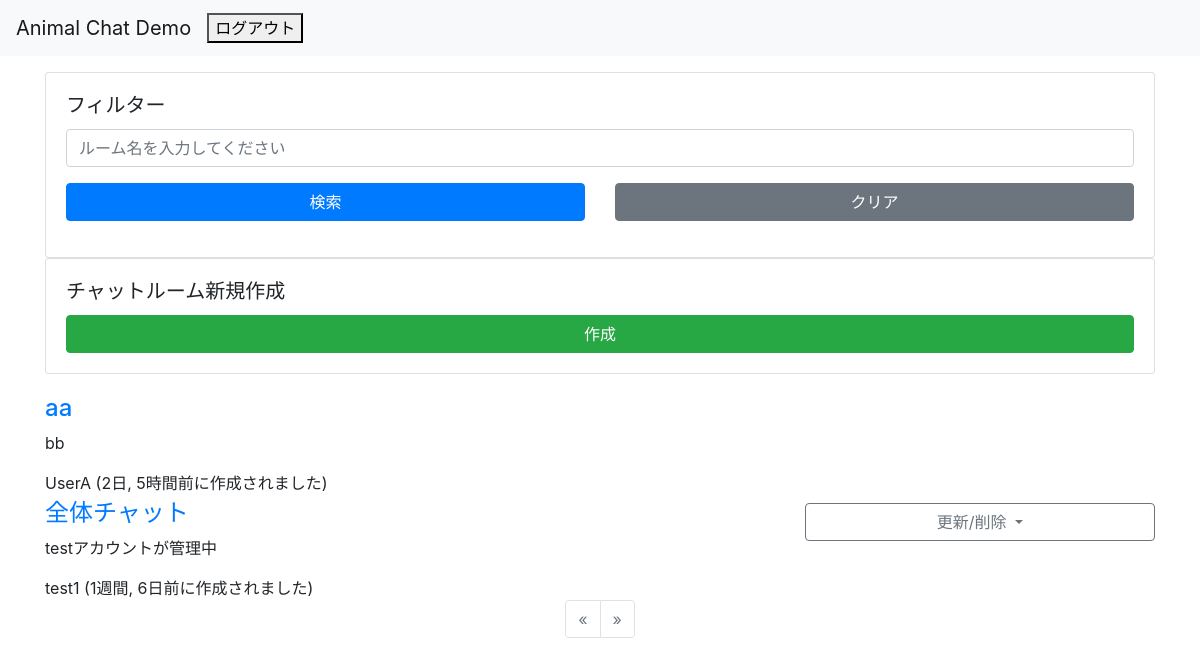
The app's page /chat/ (signed in), older data.
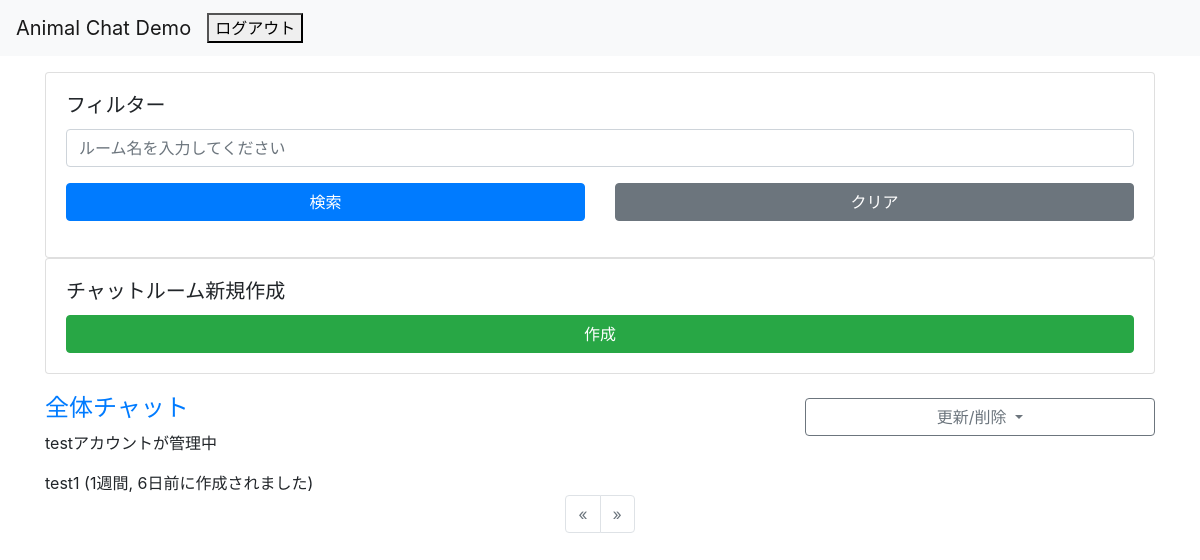
The same page, newer data.
### chat/models.py (models this page shows, shortened)
class Room(models.Model):
    host = models.ForeignKey(User, on_delete=models.CASCADE)
    name = models.CharField(gettext_lazy('ルーム名'), max_length=64)
    description = models.TextField(gettext_lazy('説明文'), max_length=128)
    participants = models.ManyToManyField(User, related_name='rooms', verbose_name=gettext_lazy('参加者を選択'), blank=True)
    created_at = models.DateTimeField(gettext_lazy('Created time'), default=timezone.now)
    objects = RoomQueryset.as_manager()

### accounts/models.py (models this page shows)
class User(AbstractBaseUser, PermissionsMixin):
    screen_name = models.CharField(
        gettext_lazy('アカウント名'),
        max_length=128,
        default='',
        blank=True,
        help_text=gettext_lazy('128文字以内で入力してください'),
    )
    email = models.EmailField(gettext_lazy('メールアドレス'), unique=True)
    is_staff = models.BooleanField(
        gettext_lazy('staff status'),
        default=False,
        help_text=gettext_lazy('Designates whether the user can log into this admin site.'),
    )
    is_active = models.BooleanField(
        gettext_lazy('active'),
        default=True,
        help_text=gettext_lazy(
            'Designates whether this user should be treated as active. Unselect this instead of deleting accounts.'
        ),
    )
    date_joined = models.DateTimeField(gettext_lazy('date joined'), default=timezone.now)
    objects = CustomUserManager()
    points = models.IntegerField(
        default=0,
        blank=True,
        null=True,
    )
    USERNAME_FIELD = 'email'
    REQUIRED_FIELDS = []
    class Meta:
        verbose_name = gettext_lazy('user')
        verbose_name_plural = gettext_lazy('users')
    def __str__(self):
        return self.__unicode__()
    def __unicode__(self):
        return self.screen_name or self.email

### chat/views.py (the view)
# urls.py: path('', views.Index.as_view(), name='index'),
class Index(LoginRequiredMixin, ListView):
    model = models.Room
    template_name = 'chat/index.html'
    context_object_name = 'rooms'
    pagenate_by = 10
    def get_queryset(self):
        queryset = super().get_queryset()
        form = forms.SearchForm(self.request.GET or None)
        keywords = form.get_keywords()
        return queryset.filtering(user=self.request.user, keywords=keywords)
    def get_context_data(self, **kwargs):
        context = super().get_context_data(**kwargs)
        context['search_form'] = forms.SearchForm(self.request.GET or None)
        return context

### chat/forms.py
class SearchForm(forms.Form):
    keywords = forms.CharField(
        label=gettext_lazy('keywords (split space)'),
        required=False,
        widget=forms.TextInput(attrs={
            'placeholder': gettext_lazy('ルーム名を入力してください'),
            'class': 'form-control',
        }),
    )
    def get_keywords(self):
        init_keywords = ''
        keywords = init_keywords
        if self.is_valid():
            keywords = self.cleaned_data.get('keywords', init_keywords)
        return keywords

### chat/models.py (called while the page is built)
    def _related_user(self, user=None):
        try:
            queryset = self.filter(models.Q(host=user) | models.Q(participants__in=[user.pk]))
        except:
            queryset = self
        return queryset

    def filtering(self, user=None, keywords='', order='-created_at'):
        words = keywords.split()
        queryset = self._related_user(user=user)
        if words:
            condition = reduce(operator.or_, (models.Q(name__icontains=word) for word in words))
            queryset = queryset.filter(condition)
        return queryset.order_by(order).distinct()

### templates/chat/index.html (shortened to what this page needs)
{% extends 'base.html' %}
{% load humanize %}
{% block content %}
<div class="row justify-content-center">
    <div class="col-12">
        <div class="card">
            <div class="card-body">
                <h5 class="card-title">フィルター</h5>
                <form action="", method="GET">
                    <div class="form-group row">
                        <div class="col-12">
                            {{ search_form.keywords }}
                        </div>
                    </div>
                    <div class="form-group row">
                        <div class="col-12 col-sm-12 col-md-12 col-lg-6 col-xl-6">
                            <button type="submit" class="btn btn-primary btn-block">検索</button>
                        </div>
                        <div class="col-12 col-sm-12 col-md-12 col-lg-6 col-xl-6">
                            <a href="{% url 'chat:index' %}" class="btn btn-secondary btn-block">クリア</a>
                        </div>
                    </div>
                </form>
            </div>
        </div>
    </div>
</div>
<div class="row justify-content-center">
    <div class="col-12">
        <div class="card">
            <div class="card-body">
                <h5 class="card-title">チャットルーム新規作成</h5>
                <div class="row">
                    <div class="col-12">
                        <a href="{% url 'chat:create_room' %}" class="btn btn-success btn-block">作成</a>
                    </div>
                </div>
            </div>
        </div>
    </div>
</div>
<div class="row justify-content-center mt-3">
    <div class="col-12">
        <section>
        {% for room in rooms %}
            <article>
                <div class="row">
                    <div class="col-8">
                        <h4 class="h4 mt-1"><a href="{% url 'chat:enter_room' room.pk %}">{{ room.name }}</a></h4>
                        <p>{{ room.description }}</p>
                        <div>
                            <span>{{ room.host|stringformat:"s" }}</span>
                            <time datetime="{{ room.created_at|date:'Y-m-d' }}">({{ room.created_at|naturaltime }}に作成されました)</time>
                        </div>
                    </div>
                    <div class="col-4">
                    {% if room.host.pk == user.pk %}
                        <div class="dropdown mt-2">
                            <a class="btn btn-outline-secondary btn-block dropdown-toggle" href="#" role="button"
                                id="dropdownMenuLink{{ forloop.counter }}" data-toggle="dropdown" aria-haspopup="true" aria-expanded="false">
                                更新/削除
                            </a>
                        </div>
                    {% endif %}
                    </div>
                </div>
            </article>
        {% empty %}
            <article>
                <p>No rooms exists.</p>
            </article>
        {% endfor %}
        </section>
    </div>
</div>
{% if rooms %}
<div class="row justify-content-center">
    <div class="col-12">
{% include "pagination.html" %}
    </div>
</div>
{% endif %}
{% endblock %}

### templates/base.html (shortened to what this page needs)
<!doctype html>
<html lang="ja">
{% load static %}
<head>
    <link rel="stylesheet" href="https://cdn.jsdelivr.net/npm/bootstrap@4.6.0/dist/css/bootstrap.min.css"
>
    <link rel="stylesheet" href="https://cdn.jsdelivr.net/gh/gitbrent/bootstrap4-toggle@3.6.1/css/bootstrap4-toggle.min.css">
</head>
<body>
    <nav class="navbar navbar-expand-lg navbar-light bg-light">
        <a class="navbar-brand" href="{% url 'accounts:index' %}">Animal Chat Demo</a>
        <div class="collapse navbar-collapse" id="navbarSupportedContent">
            <ul class="navbar-nav mr-auto">
            {% if user.is_authenticated %}
                <form method="post" action="{% url 'accounts:logout' %}">
                    <button type="submit">ログアウト</button>
                </form>
            {% else %}
                <form method="post" action="{% url 'accounts:login' %}">
                    {% csrf_token %}
                    <button type="submit">ログイン</button>
                </form>
                {% comment %} <a href="{% url 'accounts:login' %}">ログイン</a> {% endcomment %}
            {% endif %}
            </ul>
        </div>
    </nav>
    <div class="container mt-3">
        {% block content %}{% endblock %}
    </div>
</body>
</html>

### templates/pagination.html (shortened to what this page needs)
{% load pagination %}
<nav aria-label="Page navigation">
    <ul class="pagination justify-content-center">
        {% if page_obj.has_previous %}
        <li class="page-item">
            <a class="page-link" href="?{%  url_replace request 'page' page_obj.previous_page_number %}" aria-label="Previous">
                <span aria-hidden="true">&laquo;</span>
            </a>
        </li>
        {% else %}
        <li class="page-item disabled">
            <a class="page-link" href="#" tabindex="-1" aria-label="Previous">
                <span aria-hidden="true">&laquo;</span>
            </a>
        </li>
        {% endif %}
        {% if page_obj.has_next %}
        <li class="page-item">
            <a class="page-link" href="?{%  url_replace request 'page' page_obj.next_page_number %}" aria-label="Next">
                <span aria-hidden="true">&raquo;</span>
            </a>
        </li>
        {% else %}
        <li class="page-item disabled">
            <a class="page-link" href="#" tabindex="-1" aria-label="Next">
                <span aria-hidden="true">&raquo;</span>
            </a>
        </li>
        {% endif %}
    </ul>
</nav>

Row changes from the older to the newer data that the page shows:
removed Room: name "aa", description "bb", host "UserA", created_at "2日, 5時間前"
